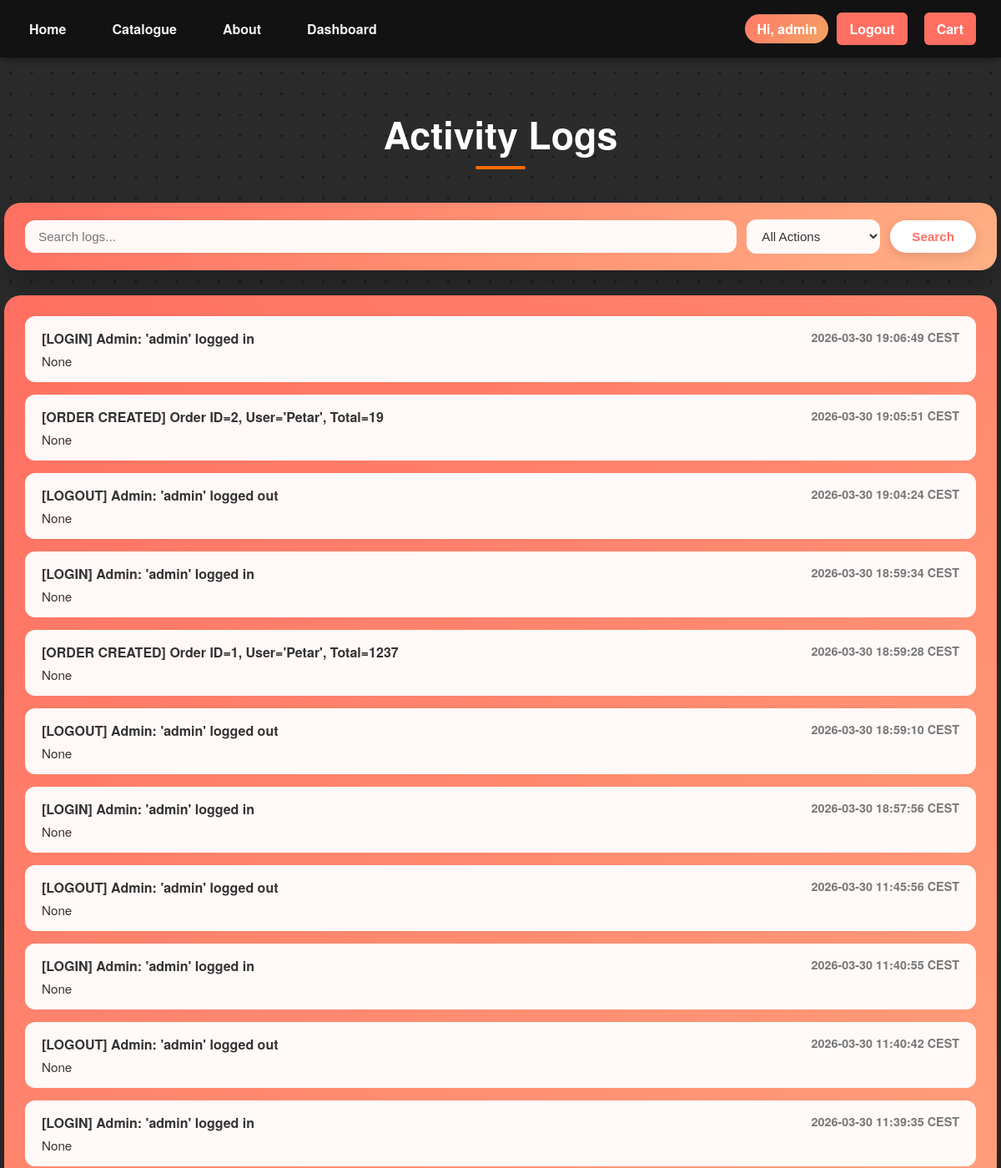
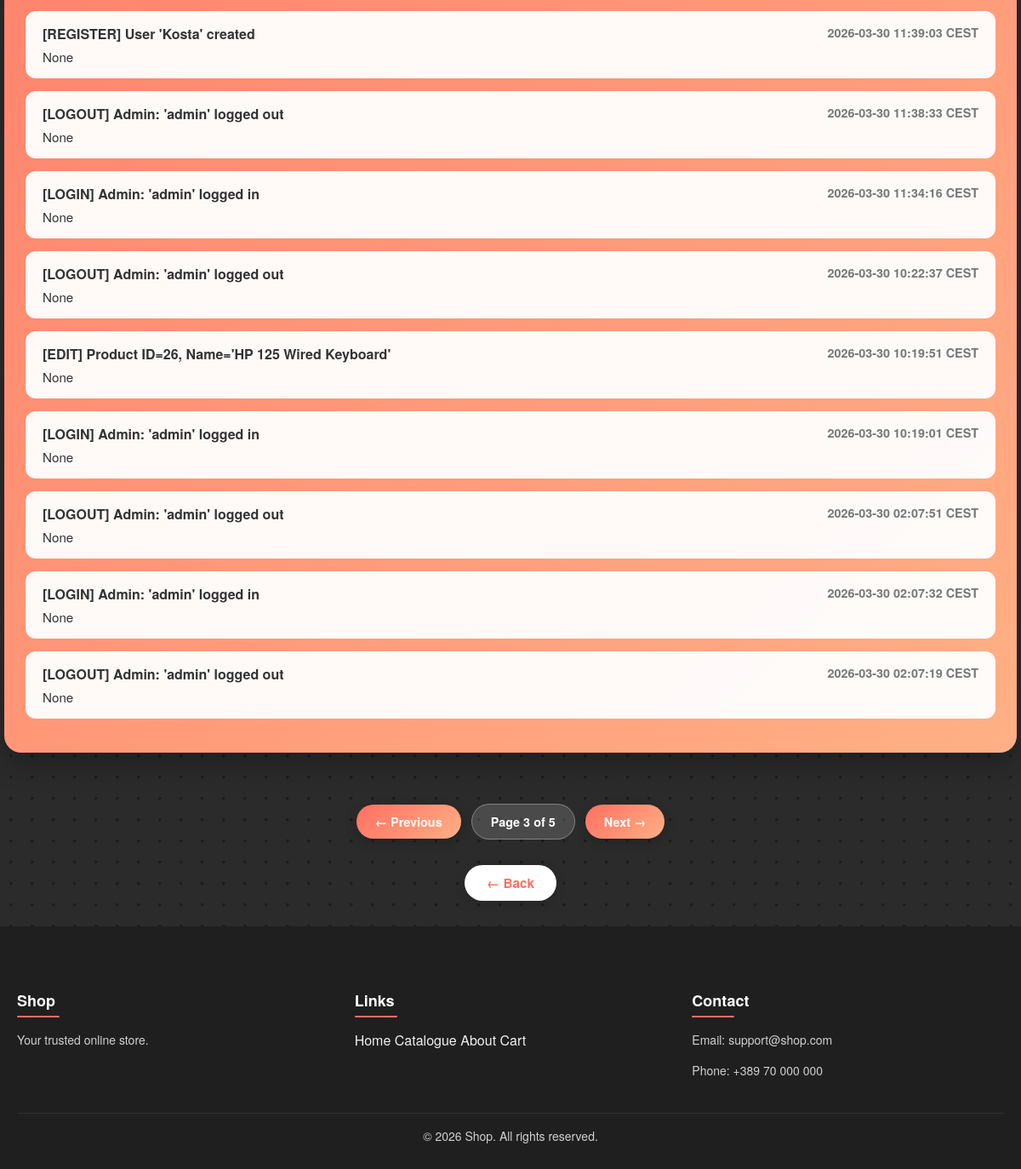
Page /dashboard/logs?page=3&q=&action= (signed in) on the committed database (2 pictures, top to bottom).
### models.py (models this page shows)
class Log(Base):
    __tablename__ = "logs"
    id = Column(Integer, primary_key=True)
    action = Column(String(255), nullable=False)
    user_id = Column(Integer)
    username = Column(String(120))
    message = Column(Text, nullable=True)
    timestamp = Column(DateTime, default=lambda: datetime.now(skopje_tz))

### app.py (the view)
@app.route("/dashboard/logs")
@admin_required
def logs():
    page = request.args.get('page', 1, type=int)
    q = request.args.get('q', '').strip()
    action_filter = request.args.get('action', '').strip()
    per_page = 20
    query = db_session.query(Log).order_by(Log.timestamp.desc())
    if q:
        query = query.filter(Log.action.ilike(f'%{q}%'))
    if action_filter:
        query = query.filter(Log.action.ilike(f'%[{action_filter.upper()}]%'))
    total = query.count()
    total_pages = max(ceil(total / per_page), 1)
    logs = query.offset((page - 1) * per_page).limit(per_page).all()
    return render_template('logs.html', logs=logs, page=page,
                           total_pages=total_pages, q=q, action=action_filter)

### templates/logs.html (shortened to what this page needs)
{% extends "layout.html" %}
{% block extra_css %}
<link rel="stylesheet" href="{{ url_for('static', filename='css/logs.css') }}">
{% endblock %}
{% block content %}
<h1 class="logs-title">Activity Logs</h1>
<form method="get" class="logs-search-form">
    <div class="logs-search-bar">
        <input type="text" name="q" placeholder="Search logs..." value="{{ q }}" class="logs-search-input">
        <select name="action" class="logs-search-select">
            <option value="">All Actions</option>
        </select>
        <button type="submit" class="logs-search-btn">Search</button>
    </div>
</form>
<div class="logs-container">
    {% for log in logs %}
        <div class="log-item {{ log.action }}">
            <div class="log-top">
                <span class="log-action">{{ log.action }}</span>
                <span class="log-time">{{ log.timestamp.strftime('%Y-%m-%d %H:%M:%S') }} CEST</span>
            </div>
            <div class="log-message">
                {{ log.message }}
            </div>
        </div>
    {% else %}
        <p class="no-logs">No logs found.</p>
    {% endfor %}
</div>
<div class="pagination">
    {% if page > 1 %}
        <a href="{{ url_for('logs', page=page-1, q=q, action=action) }}">← Previous</a>
    {% else %}
        <span class="disabled">← Previous</span>
    {% endif %}
    <span class="current-page">Page {{ page }} of {{ total_pages }}</span>
    {% if page < total_pages %}
        <a href="{{ url_for('logs', page=page+1, q=q, action=action) }}">Next →</a>
    {% else %}
        <span class="disabled">Next →</span>
    {% endif %}
</div>
<div style="text-align:center; margin: 30px 0;">
    <a href="{{ url_for('dashboard') }}" class="btn-back">← Back</a>
</div>
{% endblock %}

### static/css/logs.css (style rules this page uses)
body { background-color: #2b2b2b; background-image: radial-gradient(circle, #555 2px, transparent 2px); background-size: 25px 25px; background-blend-mode: overlay; font-family: 'Helvetica Neue', Helvetica, Arial, sans-serif; color: #fff; margin: 0; }
.logs-title { text-align: center; font-size: 2.8rem; font-weight: 700; margin: 60px 0 50px; position: relative; }
.logs-title::after { content: ""; position: absolute; bottom: -10px; left: 50%; transform: translateX(-50%); width: 60px; height: 4px; background: #ff6b00; border-radius: 2px; }
.logs-container { width: 95%; max-width: 1200px; margin: 0 auto 60px; padding: 25px; background: linear-gradient(135deg, #ff6f61, #ffb085); border-radius: 20px; box-shadow: 0 15px 30px rgba(0,0,0,0.25); }
.log-item { background: rgba(255,255,255,0.95); color: #333; padding: 15px 20px; border-radius: 12px; margin-bottom: 15px; transition: 0.3s; }
.log-top { display: flex; justify-content: space-between; font-weight: bold; margin-bottom: 5px; }
.log-time { font-size: 0.9rem; color: #777; }
.log-message { font-size: 0.95rem; }
html, body { height: 100%; margin: 0; }
body { display: flex; flex-direction: column; }
.btn-back { display: inline-block; background: #fff; color: #ff6f61; padding: 10px 26px; border-radius: 50px; font-size: 0.95rem; font-weight: 700; text-decoration: none; box-shadow: 0 4px 14px rgba(0,0,0,0.12); transition: all 0.3s ease; }
.pagination { display: flex; justify-content: center; align-items: center; margin: 0 0 30px; gap: 12px; flex-wrap: wrap; }
.pagination a { display: inline-block; padding: 10px 22px; border-radius: 50px; background: linear-gradient(135deg, #ff6f61, #ffb085); color: #fff; text-decoration: none; font-weight: 700; font-size: 0.9rem; box-shadow: 0 4px 14px rgba(0,0,0,0.2); transition: all 0.3s ease; }
.pagination .current-page { display: inline-block; padding: 10px 22px; border-radius: 50px; background: rgba(255,255,255,0.15); border: 1px solid rgba(255,255,255,0.3); color: #fff; font-weight: 700; font-size: 0.9rem; }
.logs-search-form { max-width: 1200px; width: 95%; margin: 0 auto 30px; padding: 20px 25px; background: linear-gradient(135deg, #ff6f61, #ffb085); border-radius: 20px; box-shadow: 0 15px 30px rgba(0,0,0,0.25); }
.logs-search-bar { display: flex; flex-wrap: wrap; gap: 12px; align-items: center; justify-content: center; }
.logs-search-input { flex: 1 1 280px; padding: 11px 16px; border-radius: 12px; border: none; background: rgba(255,255,255,0.95); color: #333; font-size: 0.95rem; outline: none; transition: box-shadow 0.3s ease; }
.logs-search-select { flex: 0 0 160px; padding: 11px 14px; border-radius: 12px; border: none; background: rgba(255,255,255,0.95); color: #333; font-size: 0.95rem; outline: none; cursor: pointer; transition: box-shadow 0.3s ease; }
.logs-search-btn { padding: 11px 26px; border-radius: 50px; border: none; background: #fff; color: #ff6f61; font-size: 0.95rem; font-weight: 700; cursor: pointer; box-shadow: 0 4px 14px rgba(0,0,0,0.12); transition: all 0.3s ease; }

### rows in the picture
Log: action "[LOGIN] Admin: 'admin' logged in", timestamp "2026-03-30 19:06:49", message "None"
Log: action "[ORDER CREATED] Order ID=2, User='Petar', Total=19", timestamp "2026-03-30 19:05:51", message "None"
Log: action "[LOGOUT] Admin: 'admin' logged out", timestamp "2026-03-30 19:04:24", message "None"
Log: action "[LOGIN] Admin: 'admin' logged in", timestamp "2026-03-30 18:59:34", message "None"
Log: action "[ORDER CREATED] Order ID=1, User='Petar', Total=1237", timestamp "2026-03-30 18:59:28", message "None"
Log: action "[LOGOUT] Admin: 'admin' logged out", timestamp "2026-03-30 18:59:10", message "None"
Log: action "[LOGIN] Admin: 'admin' logged in", timestamp "2026-03-30 18:57:56", message "None"
Log: action "[LOGOUT] Admin: 'admin' logged out", timestamp "2026-03-30 11:45:56", message "None"
Log: action "[LOGIN] Admin: 'admin' logged in", timestamp "2026-03-30 11:40:55", message "None"
Log: action "[LOGOUT] Admin: 'admin' logged out", timestamp "2026-03-30 11:40:42", message "None"
Log: action "[LOGIN] Admin: 'admin' logged in", timestamp "2026-03-30 11:39:35", message "None"
Log: action "[REGISTER] User 'Kosta' created", timestamp "2026-03-30 11:39:03", message "None"
Log: action "[LOGOUT] Admin: 'admin' logged out", timestamp "2026-03-30 11:38:33", message "None"
Log: action "[LOGIN] Admin: 'admin' logged in", timestamp "2026-03-30 11:34:16", message "None"
Log: action "[LOGOUT] Admin: 'admin' logged out", timestamp "2026-03-30 10:22:37", message "None"
Log: action "[EDIT] Product ID=26, Name='HP 125 Wired Keyboard'", timestamp "2026-03-30 10:19:51", message "None"
Log: action "[LOGIN] Admin: 'admin' logged in", timestamp "2026-03-30 10:19:01", message "None"
Log: action "[LOGOUT] Admin: 'admin' logged out", timestamp "2026-03-30 02:07:51", message "None"
Log: action "[LOGIN] Admin: 'admin' logged in", timestamp "2026-03-30 02:07:32", message "None"
Log: action "[LOGOUT] Admin: 'admin' logged out", timestamp "2026-03-30 02:07:19", message "None"

### other values in the picture
{{ session.username }} "admin"
{{ page }} "3"
{{ total_pages }} "5"
